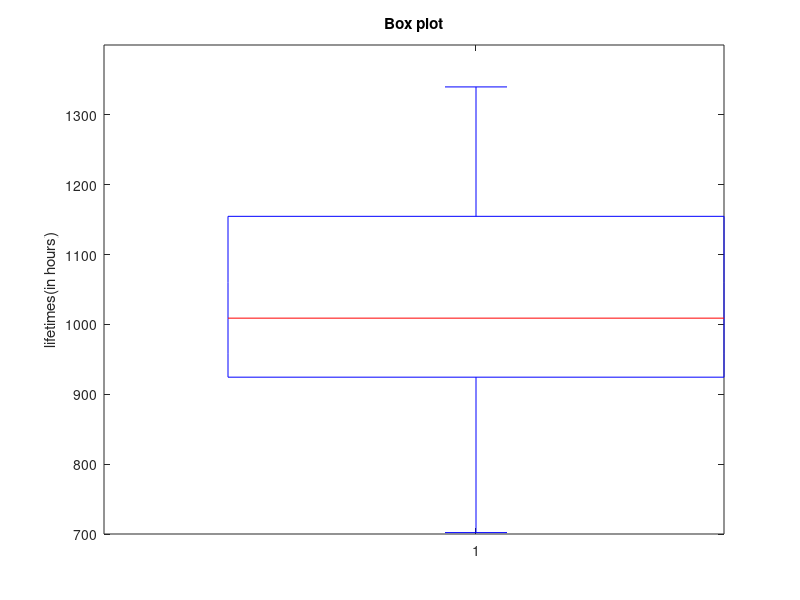

MATLAB code to generate this figure:
E=[919 1196 785 1126 936 918 ...
   1156 920 948 1067 1092 1162 ...
   1170 929 950 905 972 1035 ...
   1045 855 1195 1195 1340 1122 ...
   938 970 1237 956 1102 1157 ...
   978 832 1009 1157 1151 1009 ...
   765 958 902 1022 1333 811 ...
   1217 1085 896 958 1311 1037 ...
   702 923]
figure;
boxplot(E)
title('Box plot')
set(gca, 'ytick', [700 800 900 1000 1100 1200 1300])
ylabel('lifetimes(in hours)')